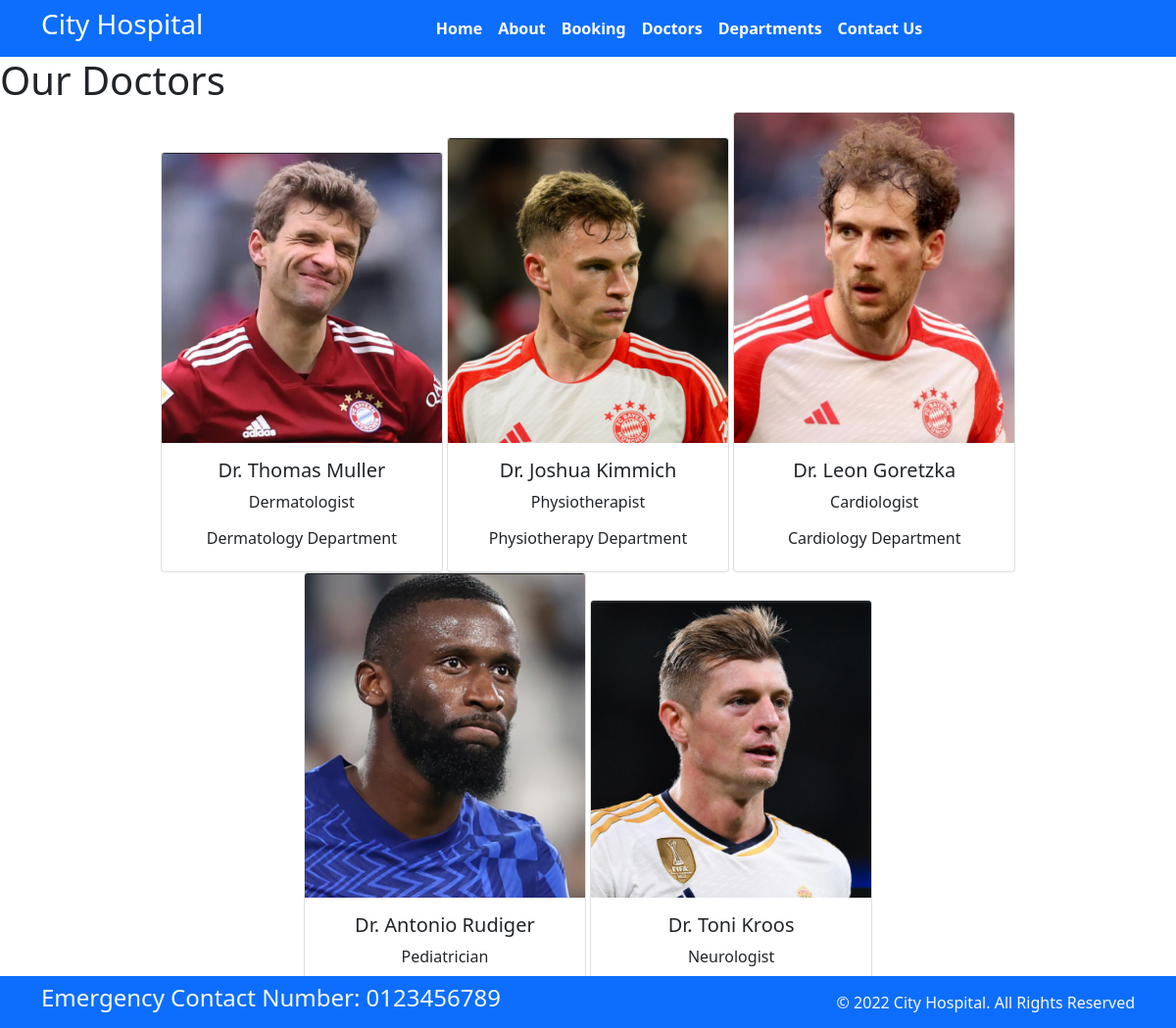
Page /doctors on the committed database.
### home/models.py (models this page shows, shortened)
class Doctors(models.Model):
    doc_name = models.CharField(max_length=100)
    doc_spec = models.CharField(max_length=255)
    dep_name = models.ForeignKey(Departments, on_delete=models.CASCADE)
    doc_image = models.ImageField(upload_to='doctors')

class Departments(models.Model):
    dep_name = models.CharField(max_length=100)
    dep_description = models.TextField()
    def __str__(self):
        return self.dep_name

### home/views.py (the view)
# urls.py: path('doctors',views.doctors, name='doctors'),
def doctors(request):
    dict_docs ={
        'doctors': Doctors.objects.all()
    }
    return render(request, 'doctors.html', dict_docs)

### templates/doctors.html (shortened to what this page needs)
{% extends 'base.html' %}
{% block content %}
<h1>Our Doctors </h1>
<div class="container text-center">
    {% for d in doctors %}
    <div class="card text-center" style="width: 18rem; display: inline-block;">
        <img src="{{d.doc_image.url}}" class="card-img-top" alt="...">
        <div class="card-body">
          <h5 class="card-title">Dr. {{d.doc_name}}</h5>
          <p class="card-text">{{d.doc_spec}}</p>
          <h6>{{d.dep_name}} Department</h6>
        </div>
      </div>
    {% endfor %}
</div>
{% endblock%}

### templates/base.html (shortened to what this page needs)
{% load static %}
<!DOCTYPE html>
<html>
  <head>
    <link rel="stylesheet"
      href=" https://cdn.jsdelivr.net/npm/bootstrap@5.1.3/dist/css/bootstrap.min.css ">
    <link rel="stylesheet"
      href="https://use.fontawesome.com/releases/v5.2.0/css/all.css">
      <link rel="stylesheet"
      href="{% static '/css/style.css' %}">
  </head>
  <body>
    <nav class="navbar bg-primary navbar-expand-md ">
      <div class="container">
        <div class="col-2 text-left pl-md-0">
          <h3 class="text-white"> City Hospital </h3>
        </div>
        <div
          class="collapse navbar-collapse justify-content-center col-md-8 navbar-collapse-3">
          <ul class="navbar-nav justify-content-center  fw-bold">
            <li class="nav-item active">
              <a class="nav-link text-white" href="{% url 'home' %}">Home </a>
            </li>
            <li class="nav-item">
              <a class="nav-link text-white" href="{% url 'about' %}">About</a>
            </li>
            <li class="nav-item">
              <a class="nav-link text-white" href="{% url 'booking' %}">Booking</a>
            </li>
            <li class="nav-item">
              <a class="nav-link text-white" href="{% url 'doctors' %}">Doctors</a>
            </li>
			 <li class="nav-item">
              <a class="nav-link text-white" href="{% url 'department' %}">Departments</a>
            </li>
            <li class="nav-item">
              <a class="nav-link text-white" href="{% url 'contact' %}">Contact Us</a>
            </li>
          </ul>
        </div>
      </div>
    </nav>
    {% block content %} {% endblock%}
    <section class="fixed-bottom">
      <footer class="pt-2 pb-2  bg-primary text-light">
        <div class="container">
          <div class="row align-items-center">
            <div class="col-12 col-md-8">
              <h4>Emergency Contact Number: 0123456789</h4>
            </div>
            <div class="col-12 col-md-4 mt-4 mt-md-0 text-center text-md-end">
              © 2022 City Hospital. All Rights Reserved
            </div>
          </div>
        </div>
      </footer>
    </section>
  </body>
</html>

### rows in the picture
Doctors: doc_image (picture), doc_name "Thomas Muller", doc_spec "Dermatologist", dep_name "Dermatology"
Doctors: doc_image (picture), doc_name "Joshua Kimmich", doc_spec "Physiotherapist", dep_name "Physiotherapy"
Doctors: doc_image (picture), doc_name "Leon Goretzka", doc_spec "Cardiologist", dep_name "Cardiology"
Doctors: doc_image (picture), doc_name "Antonio Rudiger", doc_spec "Pediatrician"
Doctors: doc_image (picture), doc_name "Toni Kroos", doc_spec "Neurologist"
